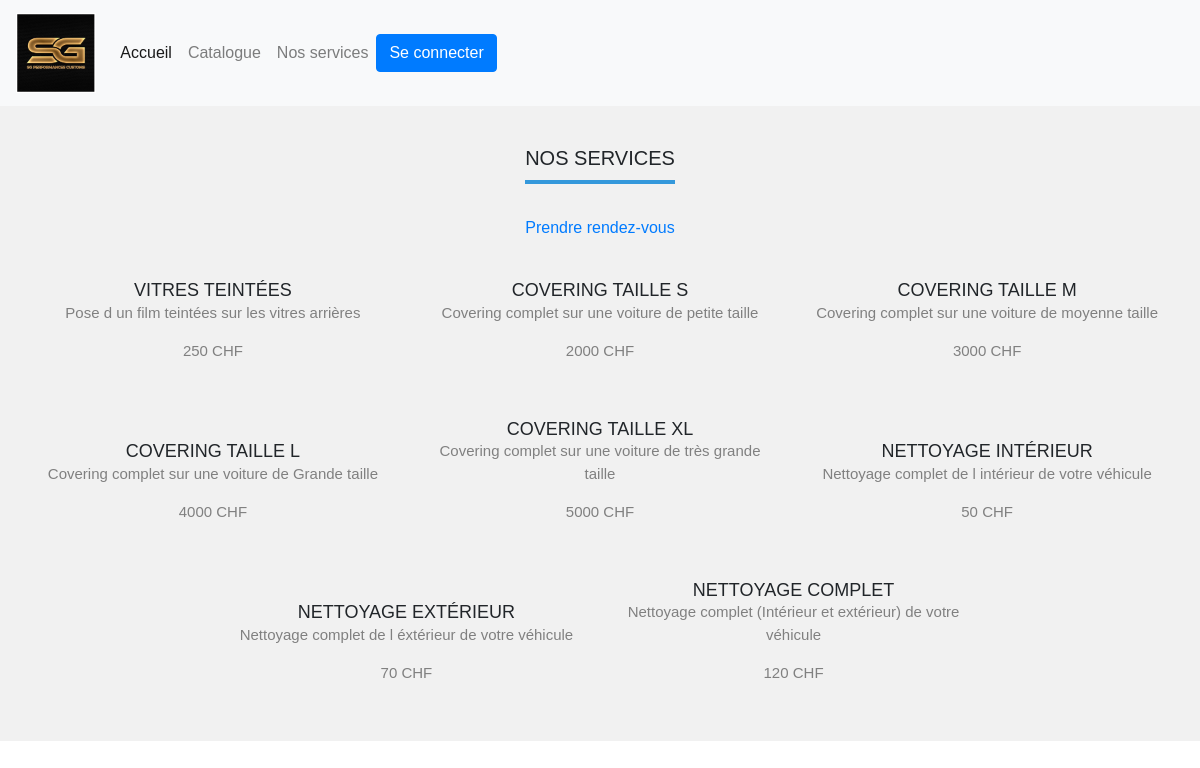
/service/nos_services/, run on the app's committed database.
### service/models.py (models this page shows, shortened)
class SGPC_SERVICE(models.Model):
    SER_NOM = models.CharField(max_length=50)
    SER_PRIX_STANDARD = models.PositiveIntegerField()
    SER_DESCRIPTION = models.CharField(max_length=100)

### service/views.py (the view)
# urls.py: url(r'nos_services/',views.Services, name="nosServices"),
def Services(request):
    services = SGPC_SERVICE.objects.all() #Récupération de tous les services.
    context = {
        'services': services,
    }
    return render(request, 'service/service.html', context)

### service/templates/service/service.html (shortened to what this page needs)
<!DOCTYPE html>
<html lang="en">
<head>
    {% load static %}
    {% load bootstrap4 %}
    {% bootstrap_css %}
    <link rel="stylesheet" href="https://cdnjs.cloudflare.com/ajax/libs/font-awesome/4.7.0/css/font-awesome.min.css">
    <link rel="stylesheet" href="{% static 'service/css/service.css' %}">
</head>
<body>
    {% include 'nav.html' %}
    <div class="services">
      <h1>Nos Services</h1><br><br>
        {% if not user.UTI_is_admin and user.is_authenticated %}
           <a href="{% url 'create_reservationClient'%}" class="rdv">Prendre rendez-vous</a><br>
           <a href="{% url 'demandeDevis' %}" class="rdv">Demander un devis</a>
       {% elif not user.is_authenticated %}
          <a href="{% url 'login' %}" class="rdv">Prendre rendez-vous</a>
        {% endif %}
      <div class="cen">
          {% for ser in services %}
            <div class="service">
                <h2>{{ ser.SER_NOM }}</h2>
                <p>{{ser.SER_DESCRIPTION}}</p>
                <p>{{ser.SER_PRIX_STANDARD}} CHF</p>
            </div>
          {% endfor %}
      </div>
    </div>
</body>
</html>

### service/static/service/css/service.css (style rules this page uses)
body, html { padding: 0; margin: 0; }
body { font-family: Calibri, sans-serif; }
a, a:hover { text-decoration: none; }
.services { background: #f1f1f1; text-align: center; }
.services h1 { display: inline-block; text-transform: uppercase; border-bottom: 4px solid #3498db; font-size: 20px; padding-bottom: 10px; margin-top: 40px; }
.cen { max-width: 1200px; margin: auto; overflow: hidden; padding: 20px; }
.service { display: inline-block; width: calc(100% / 3); margin: 0 -2px; padding: 20px; box-sizing: border-box; cursor: pointer; transition: 0.4s; }
.service h2 { font-size: 18px; text-transform: uppercase; font-weight: 500; margin: 0; }
.service p { color: gray; font-size: 15px; font-weight: 500; }

### data on the page
SGPC_SERVICE: SER_NOM "VITRES TEINTÉES", SER_DESCRIPTION "Pose d un film teintées sur les vitres arrières", SER_PRIX_STANDARD "250"
SGPC_SERVICE: SER_NOM "COVERING TAILLE S", SER_DESCRIPTION "Covering complet sur une voiture de petite taille", SER_PRIX_STANDARD "2000"
SGPC_SERVICE: SER_NOM "COVERING TAILLE M", SER_DESCRIPTION "Covering complet sur une voiture de moyenne taille", SER_PRIX_STANDARD "3000"
SGPC_SERVICE: SER_NOM "COVERING TAILLE L", SER_DESCRIPTION "Covering complet sur une voiture de Grande taille", SER_PRIX_STANDARD "4000"
SGPC_SERVICE: SER_NOM "COVERING TAILLE XL", SER_DESCRIPTION "Covering complet sur une voiture de très grande taille", SER_PRIX_STANDARD "5000"
SGPC_SERVICE: SER_NOM "NETTOYAGE INTÉRIEUR", SER_DESCRIPTION "Nettoyage complet de l intérieur de votre véhicule", SER_PRIX_STANDARD "50"
SGPC_SERVICE: SER_NOM "NETTOYAGE EXTÉRIEUR", SER_DESCRIPTION "Nettoyage complet de l éxtérieur de votre véhicule", SER_PRIX_STANDARD "70"
SGPC_SERVICE: SER_NOM "NETTOYAGE COMPLET", SER_DESCRIPTION "Nettoyage complet (Intérieur et extérieur) de votre véhicule", SER_PRIX_STANDARD "120"
